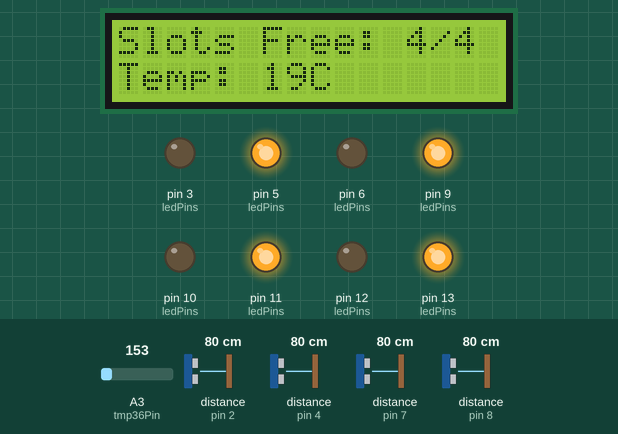
Recording of a sketch running on a simulated Arduino Uno, built with avr-gcc and run on an emulated ATmega328P. On the bench: 16×2 character LCD, output pins drawn as LEDs (lit = HIGH). Wiring (inferred from the names in the program): 4 × ultrasonic range finder: trigger pin 2, echo pin 2 / trigger pin 4, echo pin 4 / trigger pin 7, echo pin 7 / trigger pin 8, echo pin 8. The inputs (shaded band) are chosen by the test bench; at power-on: distance to the obstacle (sensors on pin 2, pin 4, pin 7, pin 8) 80 cm, A3 (tmp36Pin) = 153. The echo pulse lasts 58.3 µs per cm; what the sketch prints to the serial monitor is not drawn.

Above: at 3.2 s.
3.3 s: distance to the obstacle (sensor on pin 2) set to 18 cm
4.9 s: distance to the obstacle (sensor on pin 2) set to 14 cm
At 6.6 s:
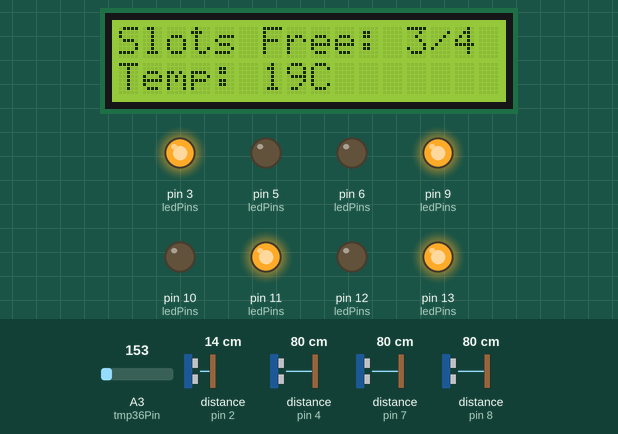
6.9 s: distance to the obstacle (sensor on pin 4) set to 17 cm
8.4 s: distance to the obstacle (sensor on pin 4) set to 13 cm
At 9.4 s:
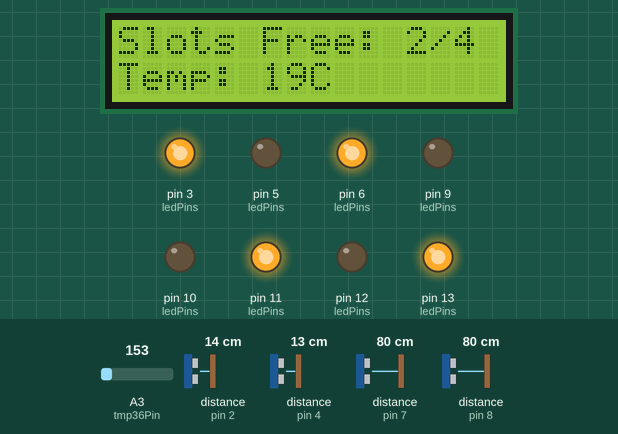
10.1 s: distance to the obstacle (sensor on pin 7) set to 18 cm
11.6 s: distance to the obstacle (sensor on pin 7) set to 13 cm
At 12.4 s:
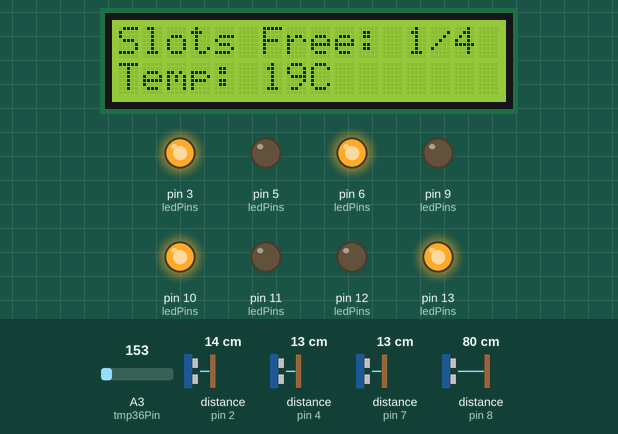
Timing chart, 0 to 14.4 s (numbered marks = the images above; inputs shaded):
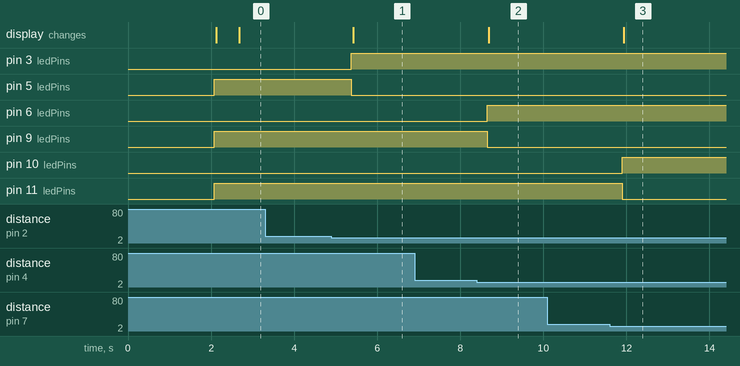

Measured:
- the behaviour switches between 16 and 15 cm on distance to the obstacle (sensor on pin 2) (found by bisection; images 0 and 1)
- the behaviour switches between 16 and 15 cm on distance to the obstacle (sensor on pin 4) (found by bisection; images 1 and 2)
- the behaviour switches between 16 and 15 cm on distance to the obstacle (sensor on pin 7) (found by bisection; images 2 and 3)
- after the input at 3.3 s, every drawn part: stays the same
- after the input at 4.9 s, pin 3 (ledPins): LOW → HIGH after 0.48 s; pin 5 (ledPins): HIGH → LOW after 0.48 s; the display: changes after 0.52 s (image 1)
- after the input at 6.9 s, every drawn part: stays the same
- after the input at 8.4 s, pin 6 (ledPins): LOW → HIGH after 0.25 s; pin 9 (ledPins): HIGH → LOW after 0.25 s; the display: changes after 0.29 s (image 2)
- after the input at 10.1 s, every drawn part: stays the same
- after the input at 11.6 s, pin 10 (ledPins): LOW → HIGH after 0.30 s; pin 11 (ledPins): HIGH → LOW after 0.30 s; the display: changes after 0.34 s (image 3)

The sketch:

arduino1.ino
```cpp
// Arduino 1 - ULTRASONIC, LEDs, LCD AND TEMP (CHANGES TO LCD)

#include <Wire.h>
#include <LiquidCrystal_I2C.h>

// LCD Setup
LiquidCrystal_I2C lcd(0x27, 16, 2);

// Assigning ultrasonic sensors pins
const int ultrasonicPins[4] = {2, 4, 7, 8};

// Assigning LED Pins [Red, Green]
const int ledPins[4][2] = {
  {3, 5},
  {6, 9},
  {10, 11},
  {12, 13}
};

// TMP36 Sensor
const int tmp36Pin = A3;

// Parking status
bool parkingStatus[4] = {false, false, false, false};
int availableSpots = 4;
unsigned long lastTempUpdate = 0;
float currentTemp = 0.0;

void setup() {
  Serial.begin(9600);

  // Initialize LCD
  lcd.init();
  lcd.backlight();
  lcd.setCursor(0, 0);
  lcd.print("Smart Parking");
  delay(2000);

  // Initialize LEDs - all green initially
  for (int i = 0; i < 4; i++) {
    pinMode(ledPins[i][0], OUTPUT);
    pinMode(ledPins[i][1], OUTPUT);
    digitalWrite(ledPins[i][0], LOW);
    digitalWrite(ledPins[i][1], HIGH);
  }

  Serial.println("Arduino 1: Parking Monitor Active");
}


// Function to check all parking spots using ultrasonic sensors
void loop() {
  checkParkingSpots();
  updateDisplay();
  readTemperature();
  delay(500);
}

void checkParkingSpots() {
  availableSpots = 0;

  for (int i = 0; i < 4; i++) {
    float distance = getUltrasonicDistance(i);

    // Spot occupied if object within 30cm (and > 2cm to avoid noise)
    bool occupied = (distance > 2 && distance < 15);

    if (occupied != parkingStatus[i]) {
      parkingStatus[i] = occupied;
      updateLED(i, occupied);
    }

    if (!occupied) {
      availableSpots++;
    }
  }
}

// Function to measure distance using ultrasonic sensor
float getUltrasonicDistance(int sensorIndex) {
  int sensorPin = ultrasonicPins[sensorIndex];

  // Set pin as OUTPUT and send trigger pulse
  pinMode(sensorPin, OUTPUT);
  digitalWrite(sensorPin, LOW);
  delayMicroseconds(2);
  digitalWrite(sensorPin, HIGH);
  delayMicroseconds(10);
  digitalWrite(sensorPin, LOW);

  // Set pin as INPUT and measure echo duration
  pinMode(sensorPin, INPUT);
  long duration = pulseIn(sensorPin, HIGH, 35000);

  if (duration == 0) {
    duration = 35000; // Timeout value
  }

  float distance = duration * 0.034 / 2;
  return distance;
}

// Function to update LCD display with available spots and temperature
void updateDisplay() {
  // First line: Available spots
  lcd.setCursor(0,0);
  if (availableSpots == 0) {
    lcd.print(" PARKING FULL!  ");
  } else {
    lcd.print("Slots Free: ");
    lcd.print(availableSpots);
    lcd.print("/4    "); // Extra spaces to clear previous text
  }

  // Second line: temperature
  lcd.setCursor(0,1);
  lcd.print("Temp:");
  lcd.print(" ");
  lcd.print((int)currentTemp);
  lcd.print("C");
  lcd.print("  ");

}

// Function to update LED for a specific parking spot
void updateLED(int spot, bool occupied) {
  if (occupied) {
    digitalWrite(ledPins[spot][0], HIGH);  // Red ON
    digitalWrite(ledPins[spot][1], LOW);   // Green OFF
  } else {
    digitalWrite(ledPins[spot][0], LOW);   // Red OFF
    digitalWrite(ledPins[spot][1], HIGH);  // Green ON
  }
}

// Function to read temperature from TMP36 sensor every 2 seconds
void readTemperature() {
  // Update temperature every 2 seconds
  if (millis() - lastTempUpdate >= 2000) {
    int sensorValue = analogRead(tmp36Pin);
    currentTemp = (sensorValue * 5.0 / 1024.0 - 0.5) * 100.0 - 5;
    lastTempUpdate = millis();
  }
}
```
